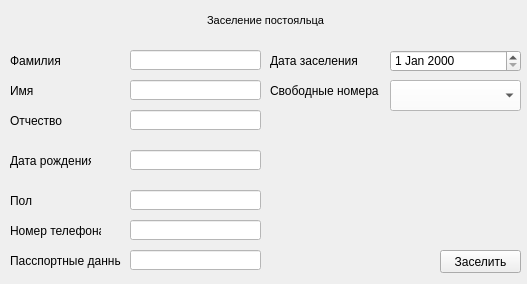
<?xml version="1.0" encoding="UTF-8"?>
<ui version="4.0">
 <class>Form</class>
 <widget class="QWidget" name="Form">
  <property name="geometry">
   <rect>
    <x>0</x>
    <y>0</y>
    <width>527</width>
    <height>284</height>
   </rect>
  </property>
  <property name="windowTitle">
   <string>Form</string>
  </property>
  <widget class="QTextBrowser" name="textBrowser">
   <property name="geometry">
    <rect>
     <x>10</x>
     <y>10</y>
     <width>511</width>
     <height>31</height>
    </rect>
   </property>
   <property name="styleSheet">
    <string notr="true">background-color: transparent;</string>
   </property>
   <property name="frameShape">
    <enum>QFrame::NoFrame</enum>
   </property>
   <property name="html">
    <string>&lt;!DOCTYPE HTML PUBLIC &quot;-//W3C//DTD HTML 4.0//EN&quot; &quot;http://www.w3.org/TR/REC-html40/strict.dtd&quot;&gt;
&lt;html&gt;&lt;head&gt;&lt;meta name=&quot;qrichtext&quot; content=&quot;1&quot; /&gt;&lt;style type=&quot;text/css&quot;&gt;
p, li { white-space: pre-wrap; }
&lt;/style&gt;&lt;/head&gt;&lt;body style=&quot; font-family:'MS Shell Dlg 2'; font-size:8.25pt; font-weight:400; font-style:normal;&quot;&gt;
&lt;p align=&quot;center&quot; style=&quot; margin-top:0px; margin-bottom:0px; margin-left:0px; margin-right:0px; -qt-block-indent:0; text-indent:0px;&quot;&gt;Заселение постояльца&lt;/p&gt;&lt;/body&gt;&lt;/html&gt;</string>
   </property>
  </widget>
  <widget class="QLineEdit" name="familyname">
   <property name="geometry">
    <rect>
     <x>130</x>
     <y>50</y>
     <width>131</width>
     <height>20</height>
    </rect>
   </property>
   <property name="styleSheet">
    <string notr="true">background-color: rgb(255, 255, 255);</string>
   </property>
  </widget>
  <widget class="QLineEdit" name="number">
   <property name="geometry">
    <rect>
     <x>130</x>
     <y>220</y>
     <width>131</width>
     <height>20</height>
    </rect>
   </property>
   <property name="styleSheet">
    <string notr="true">background-color: rgb(255, 255, 255);</string>
   </property>
  </widget>
  <widget class="QLineEdit" name="name">
   <property name="geometry">
    <rect>
     <x>130</x>
     <y>80</y>
     <width>131</width>
     <height>20</height>
    </rect>
   </property>
   <property name="styleSheet">
    <string notr="true">background-color: rgb(255, 255, 255);</string>
   </property>
  </widget>
  <widget class="QLabel" name="name_cinema_wr">
   <property name="geometry">
    <rect>
     <x>10</x>
     <y>50</y>
     <width>81</width>
     <height>21</height>
    </rect>
   </property>
   <property name="text">
    <string>Фамилия</string>
   </property>
  </widget>
  <widget class="QLineEdit" name="sex">
   <property name="geometry">
    <rect>
     <x>130</x>
     <y>190</y>
     <width>131</width>
     <height>20</height>
    </rect>
   </property>
   <property name="styleSheet">
    <string notr="true">background-color: rgb(255, 255, 255);</string>
   </property>
  </widget>
  <widget class="QLabel" name="name_cinema_wr_2">
   <property name="geometry">
    <rect>
     <x>10</x>
     <y>80</y>
     <width>81</width>
     <height>21</height>
    </rect>
   </property>
   <property name="text">
    <string>Имя</string>
   </property>
  </widget>
  <widget class="QLineEdit" name="birt">
   <property name="geometry">
    <rect>
     <x>130</x>
     <y>150</y>
     <width>131</width>
     <height>20</height>
    </rect>
   </property>
   <property name="styleSheet">
    <string notr="true">background-color: rgb(255, 255, 255);</string>
   </property>
  </widget>
  <widget class="QLabel" name="name_cinema_wr_4">
   <property name="geometry">
    <rect>
     <x>10</x>
     <y>150</y>
     <width>81</width>
     <height>21</height>
    </rect>
   </property>
   <property name="text">
    <string>Дата рождения</string>
   </property>
  </widget>
  <widget class="QLabel" name="name_cinema_wr_5">
   <property name="geometry">
    <rect>
     <x>10</x>
     <y>190</y>
     <width>81</width>
     <height>21</height>
    </rect>
   </property>
   <property name="text">
    <string>Пол</string>
   </property>
  </widget>
  <widget class="QLabel" name="name_cinema_wr_6">
   <property name="geometry">
    <rect>
     <x>10</x>
     <y>220</y>
     <width>91</width>
     <height>21</height>
    </rect>
   </property>
   <property name="text">
    <string>Номер телефона</string>
   </property>
  </widget>
  <widget class="QLineEdit" name="fathername">
   <property name="geometry">
    <rect>
     <x>130</x>
     <y>110</y>
     <width>131</width>
     <height>20</height>
    </rect>
   </property>
   <property name="styleSheet">
    <string notr="true">background-color: rgb(255, 255, 255);</string>
   </property>
  </widget>
  <widget class="QLabel" name="name_cinema_wr_3">
   <property name="geometry">
    <rect>
     <x>10</x>
     <y>110</y>
     <width>81</width>
     <height>21</height>
    </rect>
   </property>
   <property name="text">
    <string>Отчество</string>
   </property>
  </widget>
  <widget class="QLabel" name="name_cinema_wr_7">
   <property name="geometry">
    <rect>
     <x>10</x>
     <y>250</y>
     <width>111</width>
     <height>21</height>
    </rect>
   </property>
   <property name="text">
    <string>Пасспортные данные</string>
   </property>
  </widget>
  <widget class="QLineEdit" name="passport">
   <property name="geometry">
    <rect>
     <x>130</x>
     <y>250</y>
     <width>131</width>
     <height>20</height>
    </rect>
   </property>
   <property name="styleSheet">
    <string notr="true">background-color: rgb(255, 255, 255);</string>
   </property>
  </widget>
  <widget class="QPushButton" name="btnadd_hostel">
   <property name="geometry">
    <rect>
     <x>440</x>
     <y>250</y>
     <width>81</width>
     <height>23</height>
    </rect>
   </property>
   <property name="styleSheet">
    <string notr="true"/>
   </property>
   <property name="text">
    <string>Заселить</string>
   </property>
  </widget>
  <widget class="QLabel" name="name_cinema_wr_8">
   <property name="geometry">
    <rect>
     <x>270</x>
     <y>80</y>
     <width>111</width>
     <height>21</height>
    </rect>
   </property>
   <property name="text">
    <string>Свободные номера</string>
   </property>
  </widget>
  <widget class="QComboBox" name="emp">
   <property name="geometry">
    <rect>
     <x>390</x>
     <y>80</y>
     <width>131</width>
     <height>31</height>
    </rect>
   </property>
   <property name="styleSheet">
    <string notr="true">background-color: rgb(255, 255, 255);</string>
   </property>
  </widget>
  <widget class="QDateEdit" name="date">
   <property name="geometry">
    <rect>
     <x>390</x>
     <y>50</y>
     <width>131</width>
     <height>22</height>
    </rect>
   </property>
  </widget>
  <widget class="QLabel" name="name_cinema_wr_9">
   <property name="geometry">
    <rect>
     <x>270</x>
     <y>50</y>
     <width>111</width>
     <height>21</height>
    </rect>
   </property>
   <property name="text">
    <string>Дата заселения</string>
   </property>
  </widget>
 </widget>
 <resources/>
 <connections/>
</ui>
